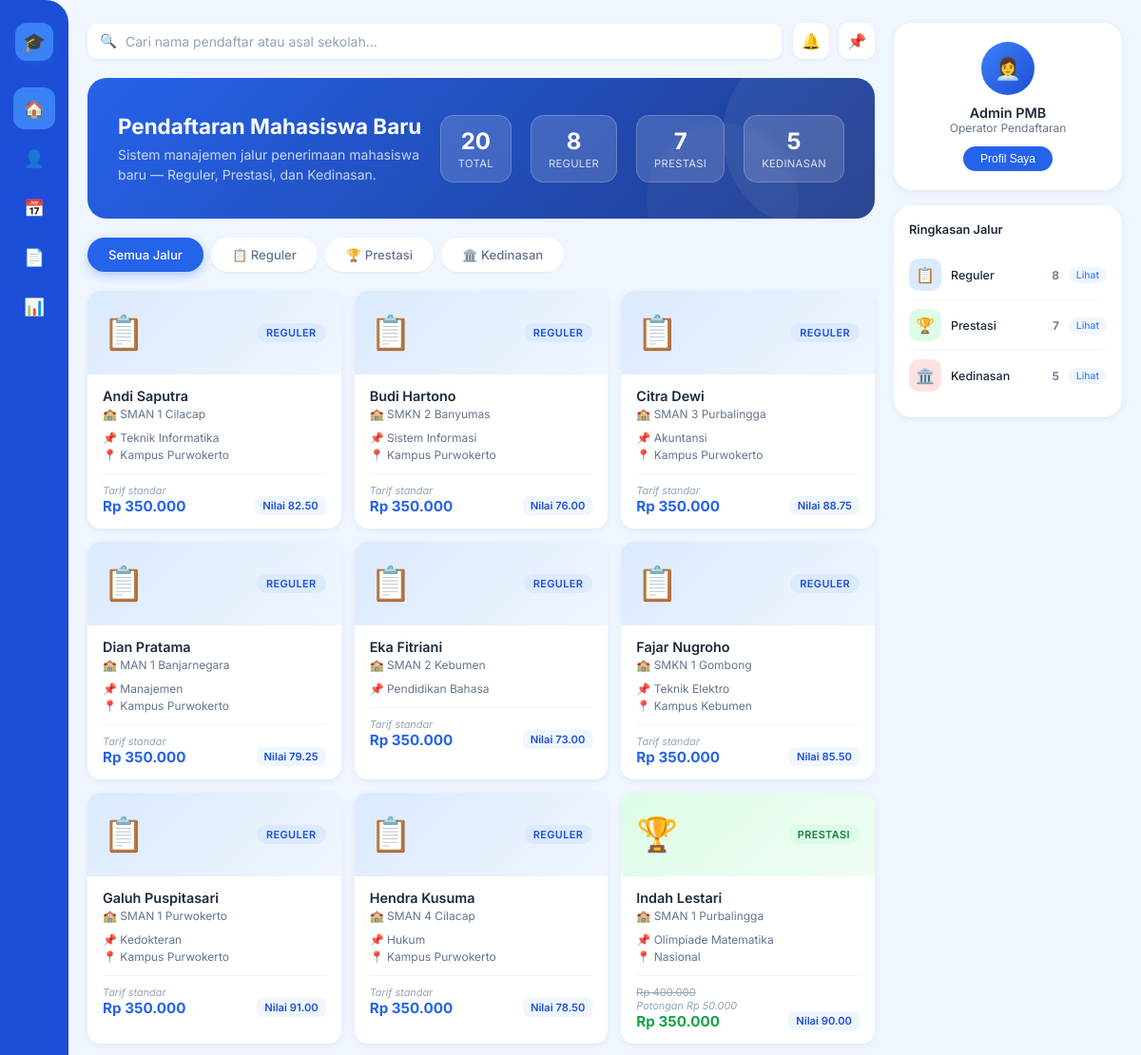
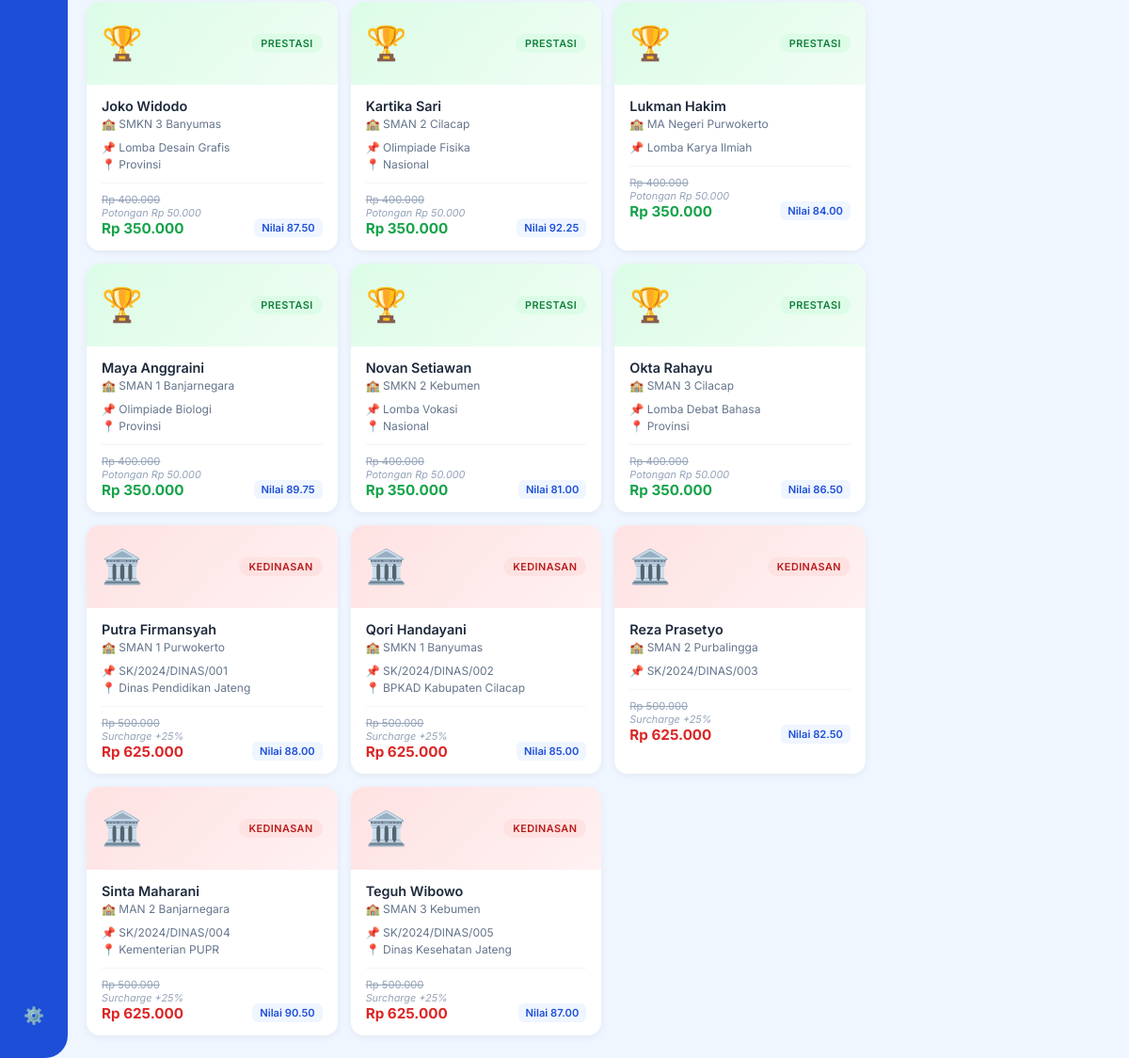
The page / on the database its author committed (2 pictures, top to bottom).
### tables this page shows
CREATE TABLE `tabel_pendaftaran` (
  `id_pendaftaran` int NOT NULL,
  `nama_calon` varchar(100) NOT NULL,
  `asal_sekolah` varchar(150) NOT NULL,
  `nilai_ujian` decimal(5,2) NOT NULL,
  `biaya_pendaftaran_dasar` int NOT NULL,
  `jalur_pendaftaran` enum('Reguler','Prestasi','Kedinasan') NOT NULL,
  `pilihan_prodi` varchar(100) DEFAULT NULL,
  `lokasi_kampus` varchar(100) DEFAULT NULL,
  `jenis_prestasi` varchar(100) DEFAULT NULL,
  `tingkat_prestasi` varchar(50) DEFAULT NULL,
  `sk_ikatan_dinas` varchar(100) DEFAULT NULL,
  `instansi_sponsor` varchar(100) DEFAULT NULL
);

### koneksi/database.php (called while the page is built, shortened)
<?php
class Database {
    public function __construct() {
        $host     = 'localhost';
        $user     = 'root';
        $password = '';
        $dbname   = 'db_simulasi_pbo_ti1c_salsabilahazahrah';
        $this->conn = new mysqli($host, $user, $password, $dbname);
    }
}

### pendaftaranReguler.php (called while the page is built, shortened)
<?php
require_once __DIR__ . '/Pendaftaran.php';
class PendaftaranReguler extends Pendaftaran {
    protected $pilihanProdi;
    protected $lokasiKampus;
    public function __construct($id_pendaftaran, $nama_calon, $asal_sekolah, $nilai_ujian, $biayaPendaftaranDasar, $pilihanProdi, $lokasiKampus) {
        $this->pilihanProdi = $pilihanProdi;
        $this->lokasiKampus = $lokasiKampus;
    }
    public function getDaftarReguler($db) {
        $query  = "SELECT * FROM tabel_pendaftaran WHERE jalur_pendaftaran = 'Reguler'";
        $result = $db->query($query);
        return $result;
    }
    public function hitungTotalBiaya() {
        return $this->biayaPendaftaranDasar;
    }
    public function tampilkanInfoJalur() {
        return [
            'jalur'         => 'Reguler',
            'pilihan_prodi' => $this->pilihanProdi ?? '-',
            'lokasi_kampus' => $this->lokasiKampus ?? '-',
        ];
    }
}

### pendaftaranPrestasi.php (called while the page is built, shortened)
<?php
require_once __DIR__ . '/Pendaftaran.php';
class PendaftaranPrestasi extends Pendaftaran {
    protected $jenisPrestasi;
    protected $tingkatPrestasi;
    public function __construct($id_pendaftaran, $nama_calon, $asal_sekolah, $nilai_ujian, $biayaPendaftaranDasar, $jenisPrestasi, $tingkatPrestasi) {
        $this->jenisPrestasi   = $jenisPrestasi;
        $this->tingkatPrestasi = $tingkatPrestasi;
    }
    public function getDaftarPrestasi($db) {
        $query  = "SELECT * FROM tabel_pendaftaran WHERE jalur_pendaftaran = 'Prestasi'";
        $result = $db->query($query);
        return $result;
    }
    public function hitungTotalBiaya() {
        return $this->biayaPendaftaranDasar - 50000;
    }
    public function tampilkanInfoJalur() {
        return [
            'jalur'           => 'Prestasi',
            'jenis_prestasi'  => $this->jenisPrestasi  ?? '-',
            'tingkat_prestasi'=> $this->tingkatPrestasi ?? '-',
        ];
    }
}

### pendaftaranKedinasan.php (called while the page is built, shortened)
<?php
require_once __DIR__ . '/Pendaftaran.php';
class PendaftaranKedinasan extends Pendaftaran {
    protected $skIkatanDinas;
    protected $instansiSponsor;
    public function __construct($id_pendaftaran, $nama_calon, $asal_sekolah, $nilai_ujian, $biayaPendaftaranDasar, $skIkatanDinas, $instansiSponsor) {
        $this->skIkatanDinas   = $skIkatanDinas;
        $this->instansiSponsor = $instansiSponsor;
    }
    public function getDaftarKedinasan($db) {
        $query  = "SELECT * FROM tabel_pendaftaran WHERE jalur_pendaftaran = 'Kedinasan'";
        $result = $db->query($query);
        return $result;
    }
    public function hitungTotalBiaya() {
        return $this->biayaPendaftaranDasar * 1.25;
    }
    public function tampilkanInfoJalur() {
        return [
            'jalur'           => 'Kedinasan',
            'sk_ikatan_dinas' => $this->skIkatanDinas   ?? '-',
            'instansi_sponsor'=> $this->instansiSponsor ?? '-',
        ];
    }
}

### pendaftaran.php (called while the page is built, shortened)
<?php
require_once __DIR__ . '/koneksi/database.php';
abstract class Pendaftaran extends Database {
    public function __construct($id_pendaftaran, $nama_calon, $asal_sekolah, $nilai_ujian, $biayaPendaftaranDasar) {
        $this->biayaPendaftaranDasar = $biayaPendaftaranDasar;
    }
}

### index.php (the view, shortened to what this page needs)
<?php
require_once __DIR__ . '/PendaftaranReguler.php';
require_once __DIR__ . '/PendaftaranPrestasi.php';
require_once __DIR__ . '/PendaftaranKedinasan.php';
$reguler   = new PendaftaranReguler(0,'','',0,0,'','');
$prestasi  = new PendaftaranPrestasi(0,'','',0,0,'','');
$kedinasan = new PendaftaranKedinasan(0,'','',0,0,'','');
$dataReguler   = $reguler->getDaftarReguler($reguler->conn);
$dataPrestasi  = $prestasi->getDaftarPrestasi($prestasi->conn);
$dataKedinasan = $kedinasan->getDaftarKedinasan($kedinasan->conn);
function rupiahFormat($n){ return 'Rp '.number_format($n,0,',','.'); }
$allRows = [];
$dataReguler->data_seek(0);
while($r = $dataReguler->fetch_assoc()){
    $obj = new PendaftaranReguler($r['id_pendaftaran'],$r['nama_calon'],$r['asal_sekolah'],$r['nilai_ujian'],$r['biaya_pendaftaran_dasar'],$r['pilihan_prodi'],$r['lokasi_kampus']);
    $info  = $obj->tampilkanInfoJalur();
    $biaya = $obj->hitungTotalBiaya();
    $allRows[] = ['jalur'=>'Reguler','id'=>$r['id_pendaftaran'],'nama'=>$r['nama_calon'],'sekolah'=>$r['asal_sekolah'],'nilai'=>$r['nilai_ujian'],'dasar'=>$r['biaya_pendaftaran_dasar'],'final'=>$biaya,'info1'=>$info['pilihan_prodi'],'info2'=>$info['lokasi_kampus'],'ket'=>'Tarif standar','icon'=>'📋'];
}
$dataPrestasi->data_seek(0);
while($r = $dataPrestasi->fetch_assoc()){
    $obj = new PendaftaranPrestasi($r['id_pendaftaran'],$r['nama_calon'],$r['asal_sekolah'],$r['nilai_ujian'],$r['biaya_pendaftaran_dasar'],$r['jenis_prestasi'],$r['tingkat_prestasi']);
    $info  = $obj->tampilkanInfoJalur();
    $biaya = $obj->hitungTotalBiaya();
    $allRows[] = ['jalur'=>'Prestasi','id'=>$r['id_pendaftaran'],'nama'=>$r['nama_calon'],'sekolah'=>$r['asal_sekolah'],'nilai'=>$r['nilai_ujian'],'dasar'=>$r['biaya_pendaftaran_dasar'],'final'=>$biaya,'info1'=>$info['jenis_prestasi'],'info2'=>$info['tingkat_prestasi'],'ket'=>'Potongan Rp 50.000','icon'=>'🏆'];
}
$dataKedinasan->data_seek(0);
while($r = $dataKedinasan->fetch_assoc()){
    $obj = new PendaftaranKedinasan($r['id_pendaftaran'],$r['nama_calon'],$r['asal_sekolah'],$r['nilai_ujian'],$r['biaya_pendaftaran_dasar'],$r['sk_ikatan_dinas'],$r['instansi_sponsor']);
    $info  = $obj->tampilkanInfoJalur();
    $biaya = $obj->hitungTotalBiaya();
    $allRows[] = ['jalur'=>'Kedinasan','id'=>$r['id_pendaftaran'],'nama'=>$r['nama_calon'],'sekolah'=>$r['asal_sekolah'],'nilai'=>$r['nilai_ujian'],'dasar'=>$r['biaya_pendaftaran_dasar'],'final'=>$biaya,'info1'=>$info['sk_ikatan_dinas'],'info2'=>$info['instansi_sponsor'],'ket'=>'Surcharge +25%','icon'=>'🏛️'];
}
$totalReguler   = $dataReguler->num_rows;
$totalPrestasi  = $dataPrestasi->num_rows;
$totalKedinasan = $dataKedinasan->num_rows;
$totalAll       = $totalReguler + $totalPrestasi + $totalKedinasan;
?>
<!DOCTYPE html>
<html lang="id">
<head>
</head>
<body>
<aside class="sidebar">
    <div class="sidebar-logo">🎓</div>
    <div class="nav-item active" title="Dashboard">🏠</div>
    <div class="nav-item" title="Pendaftar">👤</div>
    <div class="nav-item" title="Jadwal">📅</div>
    <div class="nav-item" title="Dokumen">📄</div>
    <div class="nav-item" title="Statistik">📊</div>
    <div class="sidebar-bottom">
        <div class="nav-item" title="Pengaturan">⚙️</div>
    </div>
</aside>
<div class="main">
    <div class="content">
        <div class="topbar">
            <div class="search-wrap">
                <span class="search-icon">🔍</span>
                <input type="text" id="searchInput" placeholder="Cari nama pendaftar atau asal sekolah...">
            </div>
            <div class="topbar-right">
                <div class="icon-btn">🔔</div>
                <div class="icon-btn">📌</div>
            </div>
        </div>
        <div class="banner">
            <div class="banner-text">
                <h2>Pendaftaran Mahasiswa Baru</h2>
                <p>Sistem manajemen jalur penerimaan mahasiswa baru — Reguler, Prestasi, dan Kedinasan.</p>
            </div>
            <div class="banner-stats">
                <div class="stat-pill">
                    <div class="num"><?= $totalAll ?></div>
                    <div class="lbl">TOTAL</div>
                </div>
                <div class="stat-pill">
                    <div class="num"><?= $totalReguler ?></div>
                    <div class="lbl">REGULER</div>
                </div>
                <div class="stat-pill">
                    <div class="num"><?= $totalPrestasi ?></div>
                    <div class="lbl">PRESTASI</div>
                </div>
                <div class="stat-pill">
                    <div class="num"><?= $totalKedinasan ?></div>
                    <div class="lbl">KEDINASAN</div>
                </div>
            </div>
        </div>
        <div class="tab-row">
            <div class="tab-pill active" onclick="filterTab('semua', this)">Semua Jalur</div>
            <div class="tab-pill" onclick="filterTab('Reguler', this)">📋 Reguler</div>
            <div class="tab-pill" onclick="filterTab('Prestasi', this)">🏆 Prestasi</div>
            <div class="tab-pill" onclick="filterTab('Kedinasan', this)">🏛️ Kedinasan</div>
        </div>
        <div class="card-grid" id="cardGrid">
            <?php foreach($allRows as $r):
                $jalurLower = strtolower($r['jalur']);
                $isDasar    = $r['dasar'] == $r['final'];
            ?>
            <div class="card" data-jalur="<?= $r['jalur'] ?>" data-nama="<?= strtolower($r['nama']) ?>" data-sekolah="<?= strtolower($r['sekolah']) ?>">
                <div class="card-thumb thumb-<?= $jalurLower ?>">
                    <span class="card-icon"><?= $r['icon'] ?></span>
                    <span class="jalur-badge badge-<?= $jalurLower ?>"><?= $r['jalur'] ?></span>
                </div>
                <div class="card-body">
                    <div class="card-nama"><?= htmlspecialchars($r['nama']) ?></div>
                    <div class="card-sekolah">🏫 <?= htmlspecialchars($r['sekolah']) ?></div>
                    <div class="card-info">
                        <?php if($r['info1'] && $r['info1'] !== '-'): ?>
                        <span>📌 <?= htmlspecialchars($r['info1']) ?></span>
                        <?php endif; ?>
                        <?php if($r['info2'] && $r['info2'] !== '-'): ?>
                        <span>📍 <?= htmlspecialchars($r['info2']) ?></span>
                        <?php endif; ?>
                    </div>
                    <div class="card-footer">
                        <div>
                            <?php if(!$isDasar): ?>
                            <div class="biaya-lama"><?= rupiahFormat($r['dasar']) ?></div>
                            <div class="biaya-ket"><?= $r['ket'] ?></div>
                            <?php else: ?>
                            <div class="biaya-ket"><?= $r['ket'] ?></div>
                            <?php endif; ?>
                            <div class="biaya-final final-<?= $jalurLower ?>"><?= rupiahFormat($r['final']) ?></div>
                        </div>
                        <div class="nilai-chip">Nilai <?= $r['nilai'] ?></div>
                    </div>
                </div>
            </div>
            <?php endforeach; ?>
        </div>
    </div>
    <div class="right-panel">
        <div class="profile-card">
            <div class="avatar">👩‍💼</div>
            <div class="profile-name">Admin PMB</div>
            <div class="profile-role">Operator Pendaftaran</div>
            <button class="profile-btn">Profil Saya</button>
        </div>
        <div class="summary-card">
            <div class="summary-title">Ringkasan Jalur</div>
            <div class="summary-row" onclick="filterTab('Reguler', null)">
                <div class="sum-icon sum-icon-r">📋</div>
                <div class="sum-label">Reguler</div>
                <div class="sum-count"><?= $totalReguler ?></div>
                <div class="sum-view">Lihat</div>
            </div>
            <div class="summary-row" onclick="filterTab('Prestasi', null)">
                <div class="sum-icon sum-icon-p">🏆</div>
                <div class="sum-label">Prestasi</div>
                <div class="sum-count"><?= $totalPrestasi ?></div>
                <div class="sum-view">Lihat</div>
            </div>
            <div class="summary-row" onclick="filterTab('Kedinasan', null)">
                <div class="sum-icon sum-icon-k">🏛️</div>
                <div class="sum-label">Kedinasan</div>
                <div class="sum-count"><?= $totalKedinasan ?></div>
                <div class="sum-view">Lihat</div>
            </div>
        </div>
    </div>
</div>
</body>
</html>

### rows shown on the page
tabel_pendaftaran: icon "📋", jalur_pendaftaran "REGULER", nama_calon "Andi Saputra", asal_sekolah "SMAN 1 Cilacap", pilihan_prodi "Teknik Informatika", lokasi_kampus "Kampus Purwokerto", ket "Tarif standar", biaya_pendaftaran_dasar "Rp 350.000", nilai_ujian "82.50"
tabel_pendaftaran: icon "📋", jalur_pendaftaran "REGULER", nama_calon "Budi Hartono", asal_sekolah "SMKN 2 Banyumas", pilihan_prodi "Sistem Informasi", lokasi_kampus "Kampus Purwokerto", ket "Tarif standar", biaya_pendaftaran_dasar "Rp 350.000", nilai_ujian "76.00"
tabel_pendaftaran: icon "📋", jalur_pendaftaran "REGULER", nama_calon "Citra Dewi", asal_sekolah "SMAN 3 Purbalingga", pilihan_prodi "Akuntansi", lokasi_kampus "Kampus Purwokerto", ket "Tarif standar", biaya_pendaftaran_dasar "Rp 350.000", nilai_ujian "88.75"
tabel_pendaftaran: icon "📋", jalur_pendaftaran "REGULER", nama_calon "Dian Pratama", asal_sekolah "MAN 1 Banjarnegara", pilihan_prodi "Manajemen", lokasi_kampus "Kampus Purwokerto", ket "Tarif standar", biaya_pendaftaran_dasar "Rp 350.000", nilai_ujian "79.25"
tabel_pendaftaran: icon "📋", jalur_pendaftaran "REGULER", nama_calon "Eka Fitriani", asal_sekolah "SMAN 2 Kebumen", pilihan_prodi "Pendidikan Bahasa", ket "Tarif standar", biaya_pendaftaran_dasar "Rp 350.000", nilai_ujian "73.00"
tabel_pendaftaran: icon "📋", jalur_pendaftaran "REGULER", nama_calon "Fajar Nugroho", asal_sekolah "SMKN 1 Gombong", pilihan_prodi "Teknik Elektro", lokasi_kampus "Kampus Kebumen", ket "Tarif standar", biaya_pendaftaran_dasar "Rp 350.000", nilai_ujian "85.50"
tabel_pendaftaran: icon "📋", jalur_pendaftaran "REGULER", nama_calon "Galuh Puspitasari", asal_sekolah "SMAN 1 Purwokerto", pilihan_prodi "Kedokteran", lokasi_kampus "Kampus Purwokerto", ket "Tarif standar", biaya_pendaftaran_dasar "Rp 350.000", nilai_ujian "91.00"
tabel_pendaftaran: icon "📋", jalur_pendaftaran "REGULER", nama_calon "Hendra Kusuma", asal_sekolah "SMAN 4 Cilacap", pilihan_prodi "Hukum", lokasi_kampus "Kampus Purwokerto", ket "Tarif standar", biaya_pendaftaran_dasar "Rp 350.000", nilai_ujian "78.50"
tabel_pendaftaran: icon "🏆", jalur_pendaftaran "PRESTASI", nama_calon "Indah Lestari", asal_sekolah "SMAN 1 Purbalingga", jenis_prestasi "Olimpiade Matematika", tingkat_prestasi "Nasional", biaya_pendaftaran_dasar "Rp 400.000", ket "Potongan Rp 50.000", final "Rp 350.000", nilai_ujian "90.00"
tabel_pendaftaran: icon "🏆", jalur_pendaftaran "PRESTASI", nama_calon "Joko Widodo", asal_sekolah "SMKN 3 Banyumas", jenis_prestasi "Lomba Desain Grafis", tingkat_prestasi "Provinsi", biaya_pendaftaran_dasar "Rp 400.000", ket "Potongan Rp 50.000", final "Rp 350.000", nilai_ujian "87.50"
tabel_pendaftaran: icon "🏆", jalur_pendaftaran "PRESTASI", nama_calon "Kartika Sari", asal_sekolah "SMAN 2 Cilacap", jenis_prestasi "Olimpiade Fisika", tingkat_prestasi "Nasional", biaya_pendaftaran_dasar "Rp 400.000", ket "Potongan Rp 50.000", final "Rp 350.000", nilai_ujian "92.25"
tabel_pendaftaran: icon "🏆", jalur_pendaftaran "PRESTASI", nama_calon "Lukman Hakim", asal_sekolah "MA Negeri Purwokerto", jenis_prestasi "Lomba Karya Ilmiah", biaya_pendaftaran_dasar "Rp 400.000", ket "Potongan Rp 50.000", final "Rp 350.000", nilai_ujian "84.00"
tabel_pendaftaran: icon "🏆", jalur_pendaftaran "PRESTASI", nama_calon "Maya Anggraini", asal_sekolah "SMAN 1 Banjarnegara", jenis_prestasi "Olimpiade Biologi", tingkat_prestasi "Provinsi", biaya_pendaftaran_dasar "Rp 400.000", ket "Potongan Rp 50.000", final "Rp 350.000", nilai_ujian "89.75"
tabel_pendaftaran: icon "🏆", jalur_pendaftaran "PRESTASI", nama_calon "Novan Setiawan", asal_sekolah "SMKN 2 Kebumen", jenis_prestasi "Lomba Vokasi", tingkat_prestasi "Nasional", biaya_pendaftaran_dasar "Rp 400.000", ket "Potongan Rp 50.000", final "Rp 350.000", nilai_ujian "81.00"
tabel_pendaftaran: icon "🏆", jalur_pendaftaran "PRESTASI", nama_calon "Okta Rahayu", asal_sekolah "SMAN 3 Cilacap", jenis_prestasi "Lomba Debat Bahasa", tingkat_prestasi "Provinsi", biaya_pendaftaran_dasar "Rp 400.000", ket "Potongan Rp 50.000", final "Rp 350.000", nilai_ujian "86.50"
tabel_pendaftaran: icon "🏛️", jalur_pendaftaran "KEDINASAN", nama_calon "Putra Firmansyah", asal_sekolah "SMAN 1 Purwokerto", sk_ikatan_dinas "SK/2024/DINAS/001", instansi_sponsor "Dinas Pendidikan Jateng", biaya_pendaftaran_dasar "Rp 500.000", ket "Surcharge +25%", final "Rp 625.000", nilai_ujian "88.00"
tabel_pendaftaran: icon "🏛️", jalur_pendaftaran "KEDINASAN", nama_calon "Qori Handayani", asal_sekolah "SMKN 1 Banyumas", sk_ikatan_dinas "SK/2024/DINAS/002", instansi_sponsor "BPKAD Kabupaten Cilacap", biaya_pendaftaran_dasar "Rp 500.000", ket "Surcharge +25%", final "Rp 625.000", nilai_ujian "85.00"
tabel_pendaftaran: icon "🏛️", jalur_pendaftaran "KEDINASAN", nama_calon "Reza Prasetyo", asal_sekolah "SMAN 2 Purbalingga", sk_ikatan_dinas "SK/2024/DINAS/003", biaya_pendaftaran_dasar "Rp 500.000", ket "Surcharge +25%", final "Rp 625.000", nilai_ujian "82.50"
tabel_pendaftaran: icon "🏛️", jalur_pendaftaran "KEDINASAN", nama_calon "Sinta Maharani", asal_sekolah "MAN 2 Banjarnegara", sk_ikatan_dinas "SK/2024/DINAS/004", instansi_sponsor "Kementerian PUPR", biaya_pendaftaran_dasar "Rp 500.000", ket "Surcharge +25%", final "Rp 625.000", nilai_ujian "90.50"
tabel_pendaftaran: icon "🏛️", jalur_pendaftaran "KEDINASAN", nama_calon "Teguh Wibowo", asal_sekolah "SMAN 3 Kebumen", sk_ikatan_dinas "SK/2024/DINAS/005", instansi_sponsor "Dinas Kesehatan Jateng", biaya_pendaftaran_dasar "Rp 500.000", ket "Surcharge +25%", final "Rp 625.000", nilai_ujian "87.00"

### other values the page prints
$totalAll "20"
$totalReguler "8"
$totalPrestasi "7"
$totalKedinasan "5"
